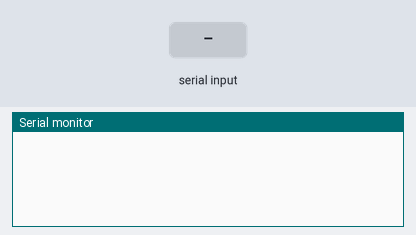
A sketch run on a simulated Arduino Uno, built with avr-gcc and run on an emulated ATmega328P. On the bench: the last lines printed to the serial monitor. The test bench sets the inputs (shaded band).

Above: at 3.2 s.
3.3 s: "START\n" received over Serial
At 4.5 s:
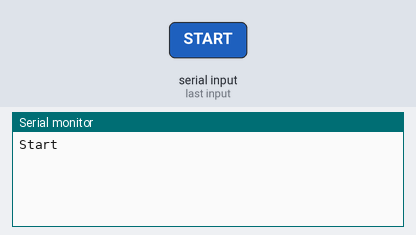
4.8 s: "START\n" received over the second serial link
At 6.0 s:
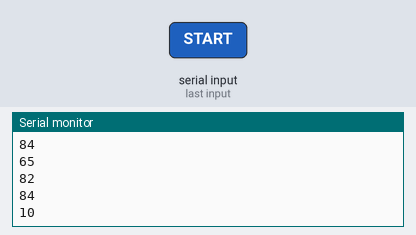
6.3 s: "END\n" received over Serial
At 6.7 s:
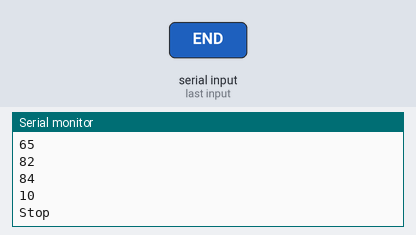
7.8 s: "END\n" received over the second serial link
At 9.3 s:
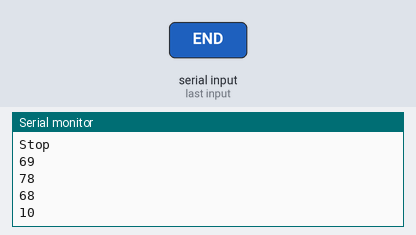
Timing chart, 0 to 10.3 s (numbered marks = the images above; inputs shaded):
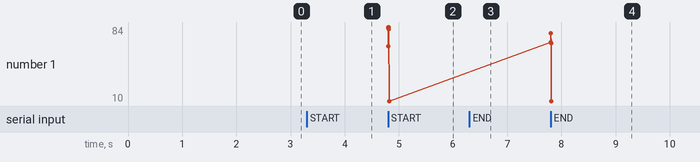

Measured:
- after the input at 3.3 s, the serial monitor: prints a new line at once (image 1)
- after the input at 4.8 s, the serial monitor: prints a new line at once (image 2)
- after the input at 6.3 s, the serial monitor: prints a new line at once (image 3)
- after the input at 7.8 s, the serial monitor: prints a new line at once (image 4)

The sketch:

IOT_BATH_SENDER.ino
```cpp
#include <SoftwareSerial.h>
SoftwareSerial btSerial(3,2);

void setup() {
  Serial.begin(9600);
  btSerial.begin(9600);
  delay(1000);
  btSerial.print("AT+COND43639D84CDF");
  delay(1000);
}

void loop() {
  // put your main code here, to run repeatedly:
  if(btSerial.available()){
    uint8_t temp = btSerial.read();
    Serial.println(temp);
  }

}

String inputString;
void serialEvent(){
  while(Serial.available()){
    char temp = Serial.read();
    if(temp == '\n'){
      if(inputString.equals("START")){
        Serial.println("Start");
        btSerial.write(194);
        delay(1);
        btSerial.write(127);
        delay(1);
      }
      else if(inputString.equals("END")){
        Serial.println("Stop");
        btSerial.write(74);
        btSerial.write(127);
        delay(1);
      }
      inputString ="";
    }
    else{
      inputString += temp;
    }
  }
}
```
